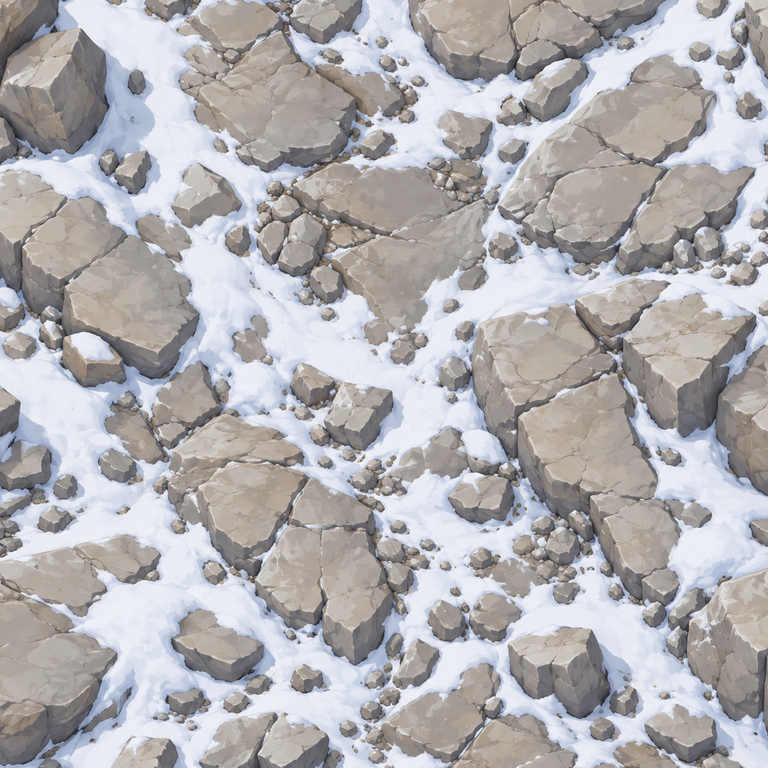
#> input picture assets/grounds/canyon_rock.png, 768 x 768 px, given in place of canyon_rock.png.png, which was not available
$ python frozen_seams.py ../assets/grounds/canyon_rock.png ../assets/grounds/capital_stone.png
#> lines starting #> are read from the running program, lines starting #| are printed output that depends on the picture; pictures that were not available may be replaced by others from this repository, and a replacement may not be noted
"""流氷の地面の「すき間の暗い海」を、凍った氷の色で埋める（白クマや人が海に落ちそうに見えないように）。

  python tools/frozen_seams.py port_ice port_frozen

assets/grounds/<元>.png → assets/grounds/<新>.png。そのあと python tools/optimize.py --grounds
"""
import sys
from pathlib import Path

import numpy as np
from PIL import Image, ImageFilter

ROOT = Path(__file__).resolve().parent.parent


def main() -> None:
    src, dst = sys.argv[1], sys.argv[2]
    im = Image.open(ROOT / "assets" / "grounds" / f"{src}.png").convert("RGB")
#> im is the input picture: PIL image 768x768 RGB; mean R, G, B 176.8, 174.9, 177.4
    a = np.asarray(im, dtype=np.float32)
    lum = a @ np.array([0.299, 0.587, 0.114], dtype=np.float32)
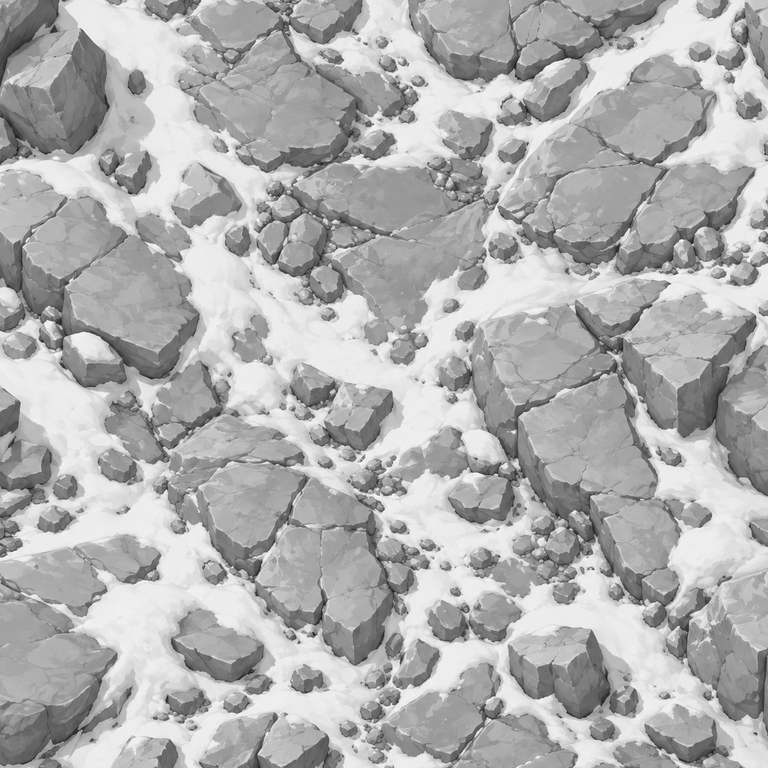
#> lum: shape (768, 768) float32; min 25.5, max 255, mean 175.8
    # 暗いほど強く、うす水色の氷に置きかえる（ふちはなめらかに）
    k = np.clip((175 - lum) / 90, 0, 1)
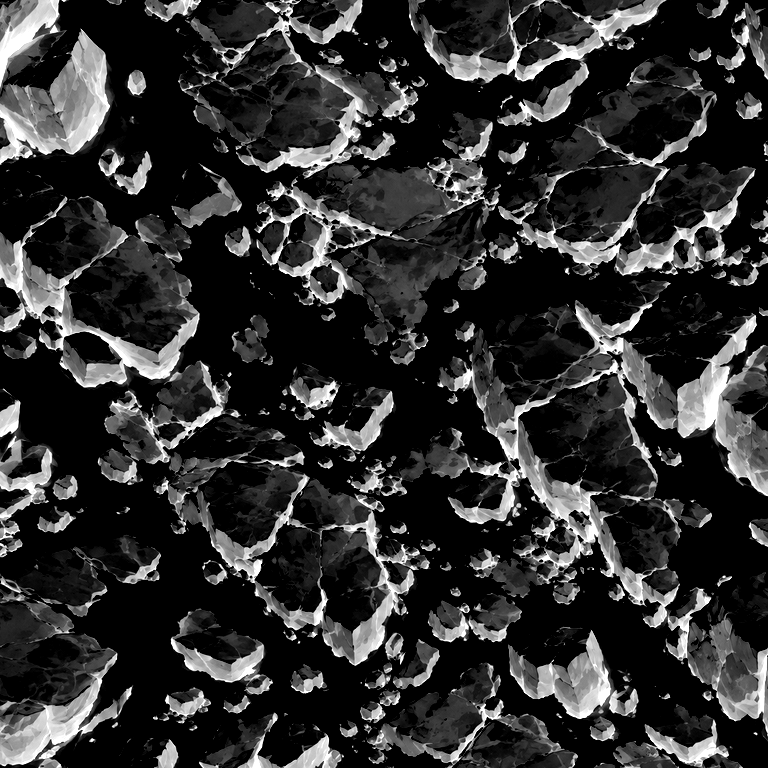
#> k: shape (768, 768) float32; min 0, max 1, mean 0.192
    k = np.asarray(Image.fromarray((k * 255).astype(np.uint8)).filter(ImageFilter.GaussianBlur(2)), dtype=np.float32)[..., None] / 255
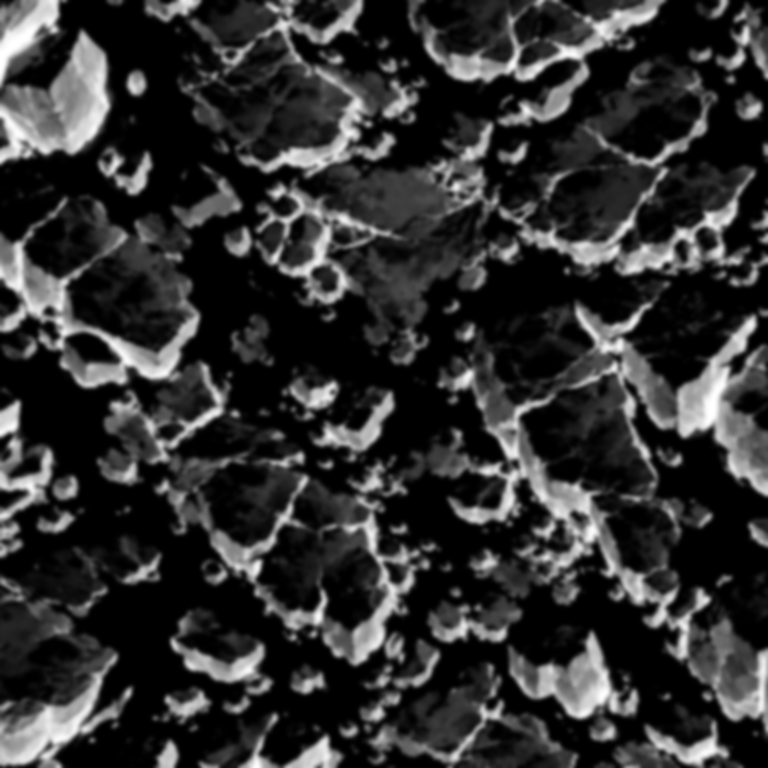
#> k: shape (768, 768, 1) float32; min 0, max 1, mean 0.191
    ice = np.array([192, 226, 244], dtype=np.float32)
    shade = (lum[..., None] / 175) * 0.25 + 0.75            # 元の明暗を少し残して、氷の割れ目に見せる
    out = a * (1 - k) + ice * shade * k
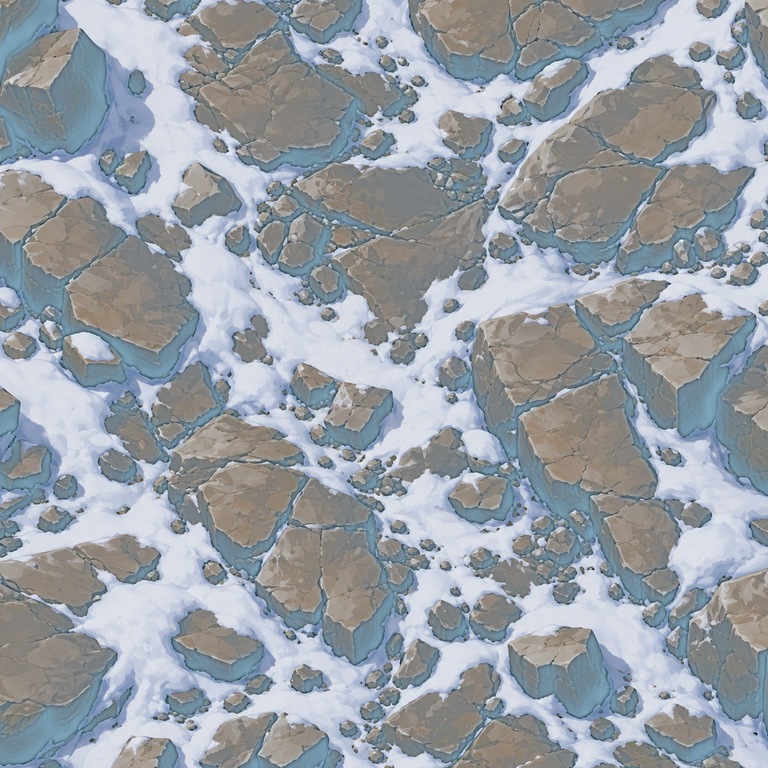
#> out: shape (768, 768, 3) float32; mean R, G, B 185.9, 190.9, 196.3; drawn with min black and max white
    Image.fromarray(np.clip(out, 0, 255).astype(np.uint8)).save(ROOT / "assets" / "grounds" / f"{dst}.png", optimize=True)
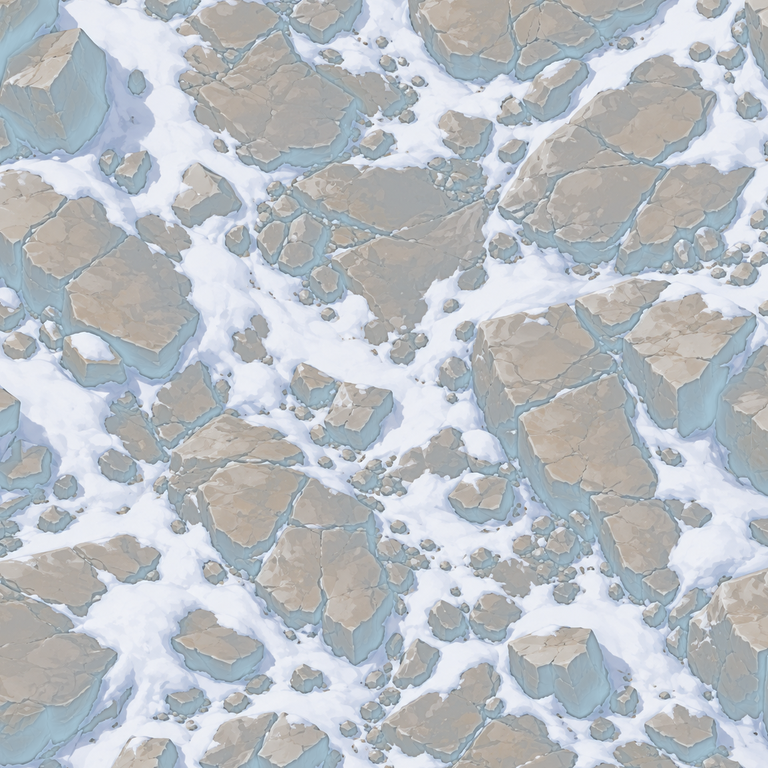
#> saved as capital_stone.png.png: PIL image 768x768 RGB; mean R, G, B 185.6, 190.5, 195.9
    print(dst)


if __name__ == "__main__":
    main()

$ run again, on assets/grounds/fort_brick.png
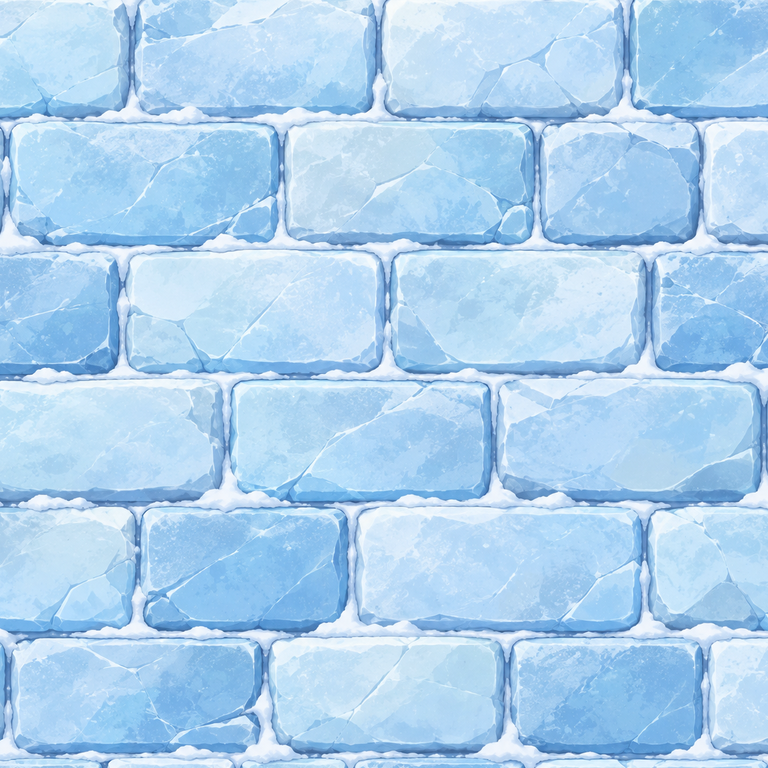
#> input picture assets/grounds/fort_brick.png, 768 x 768 px, given in place of fort_brick.png.png, which was not available
#> in main, im is the input picture: PIL image 768x768 RGB; mean R, G, B 173.5, 209.8, 239.6
#> in main, `out = a * (1 - k) + ice * shade * k`:
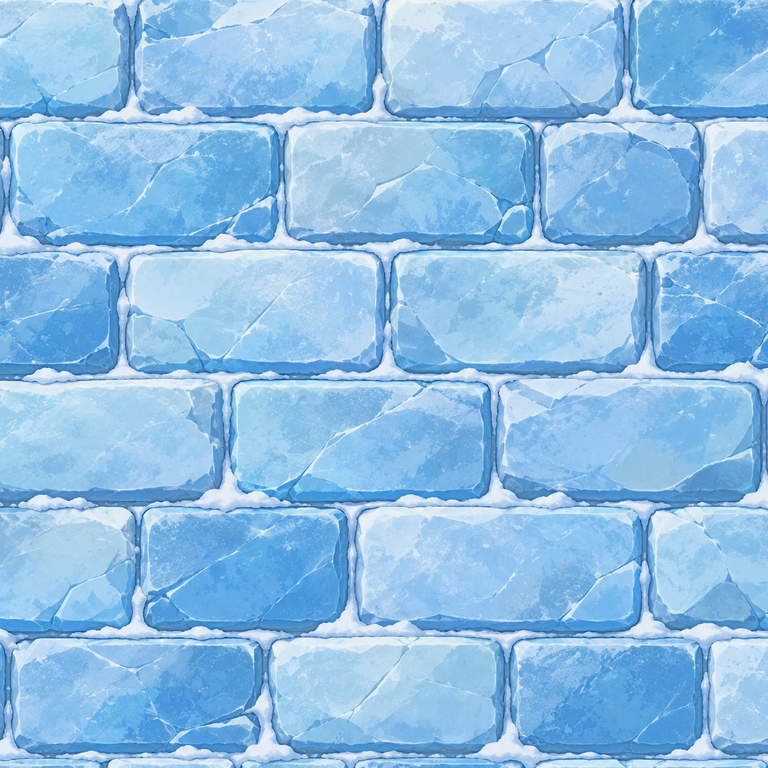
#> out: shape (768, 768, 3) float32; mean R, G, B 175.9, 211.8, 240.6; drawn with min black and max white
#> in main, `Image.fromarray(np.clip(out, 0, 255).astype(np.uint8)).save(ROOT / "as..`:
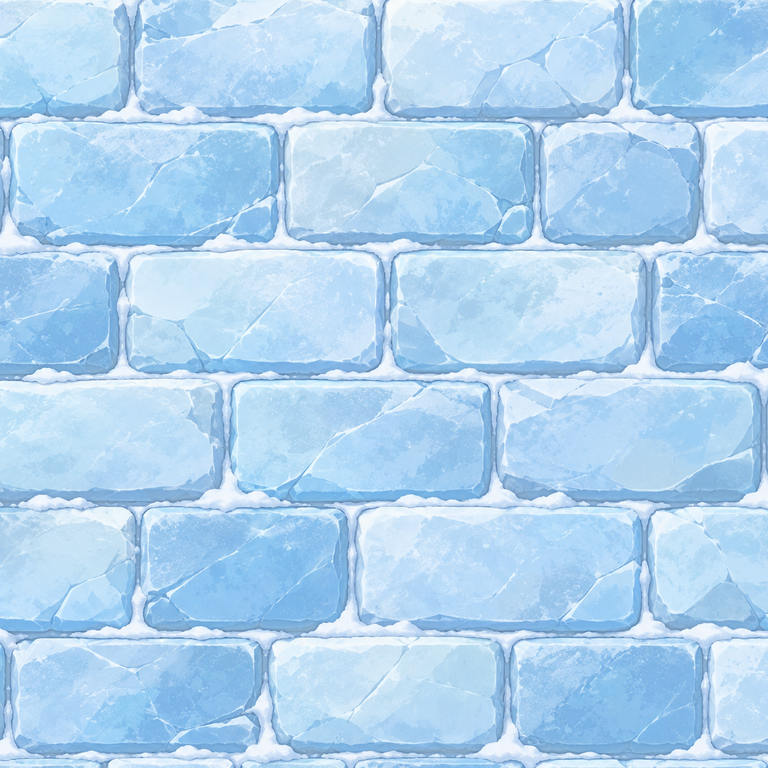
#> saved as fort_brick.png.png: PIL image 768x768 RGB; mean R, G, B 175.7, 211.6, 240.5

$ run again, on assets/grounds/glacier_ice.png
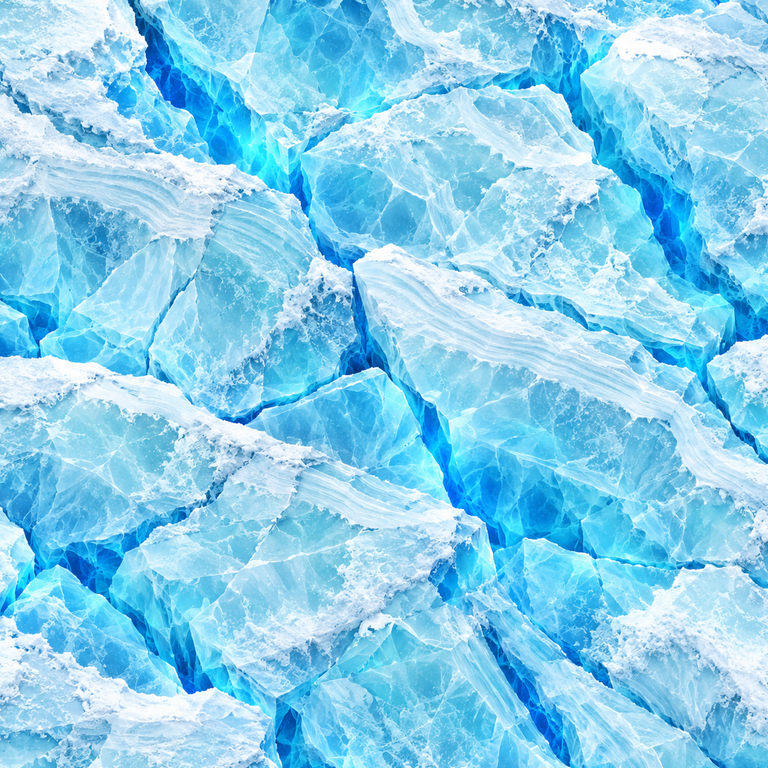
#> input picture assets/grounds/glacier_ice.png, 768 x 768 px, given in place of glacier_ice.png.png, which was not available
#> in main, im is the input picture: PIL image 768x768 RGB; mean R, G, B 135.4, 207, 238.1
#> in main, `k = np.asarray(Image.fromarray((k * 255).astype(np.uint8)).filter(Imag..`:
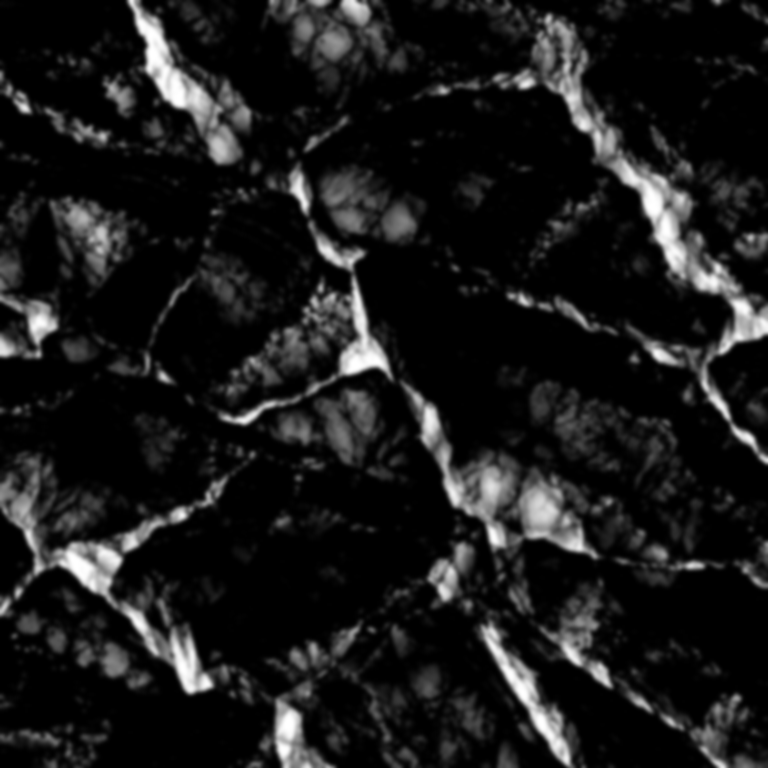
#> k: shape (768, 768, 1) float32; min 0, max 1, mean 0.103
#> in main, `out = a * (1 - k) + ice * shade * k`:
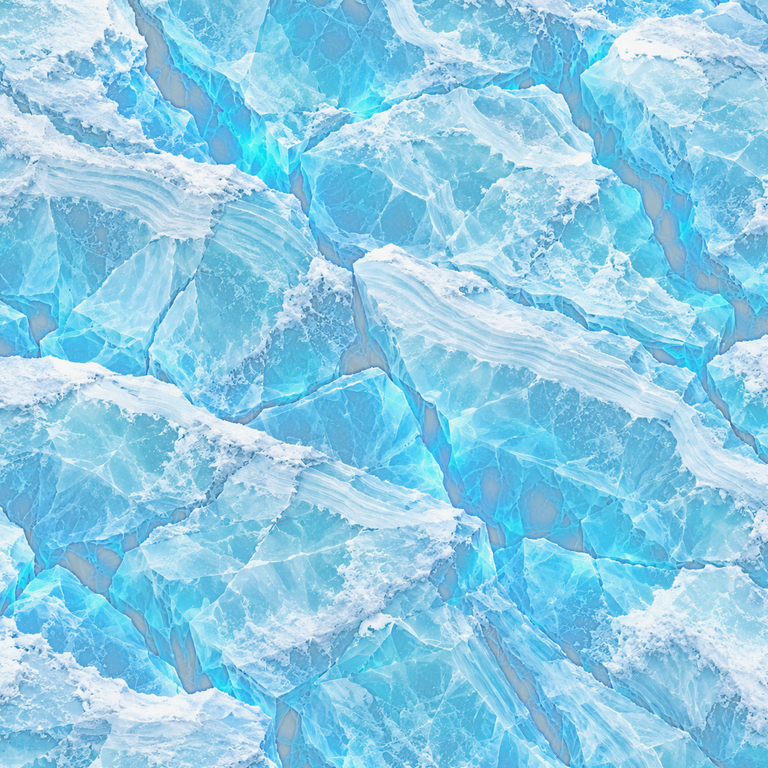
#> out: shape (768, 768, 3) float32; mean R, G, B 148.9, 212.5, 239.1; drawn with min black and max white

$ run again, on assets/grounds/lake_ice.png
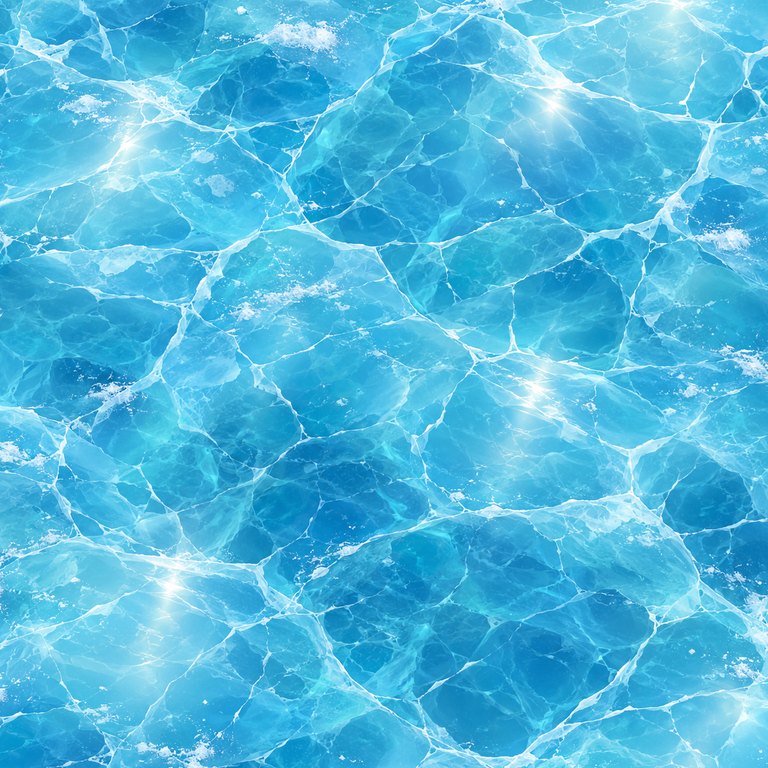
#> input picture assets/grounds/lake_ice.png, 768 x 768 px, given in place of lake_ice.png.png, which was not available
#> in main, im is the input picture: PIL image 768x768 RGB; mean R, G, B 80, 185.3, 223
#> in main, `shade = (lum[..., None] / 175) * 0.25 + 0.75`:
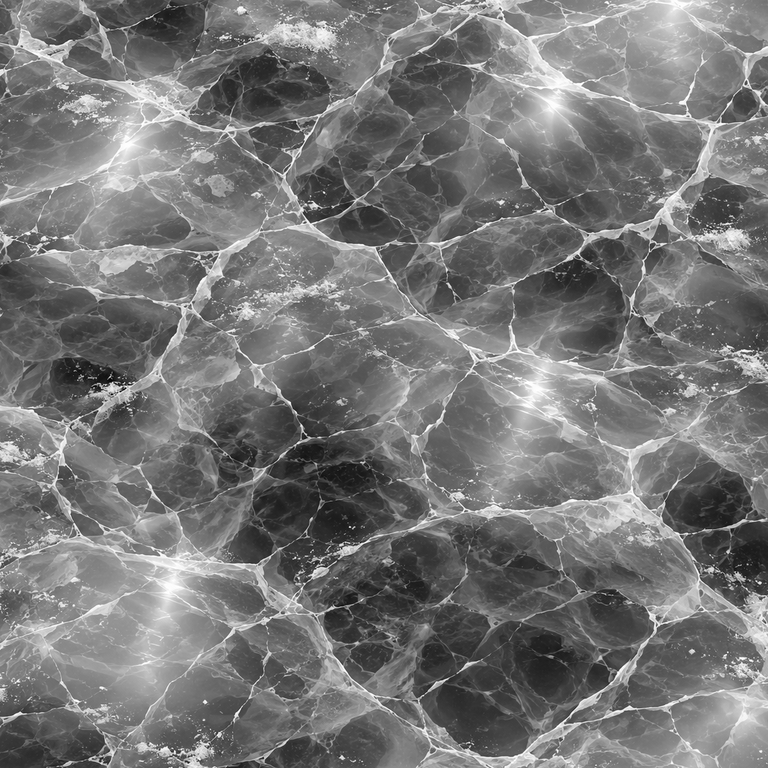
#> shade: shape (768, 768, 1) float32; min 0.855, max 1.11, mean 0.976; drawn with min black and max white
#> in main, `out = a * (1 - k) + ice * shade * k`:
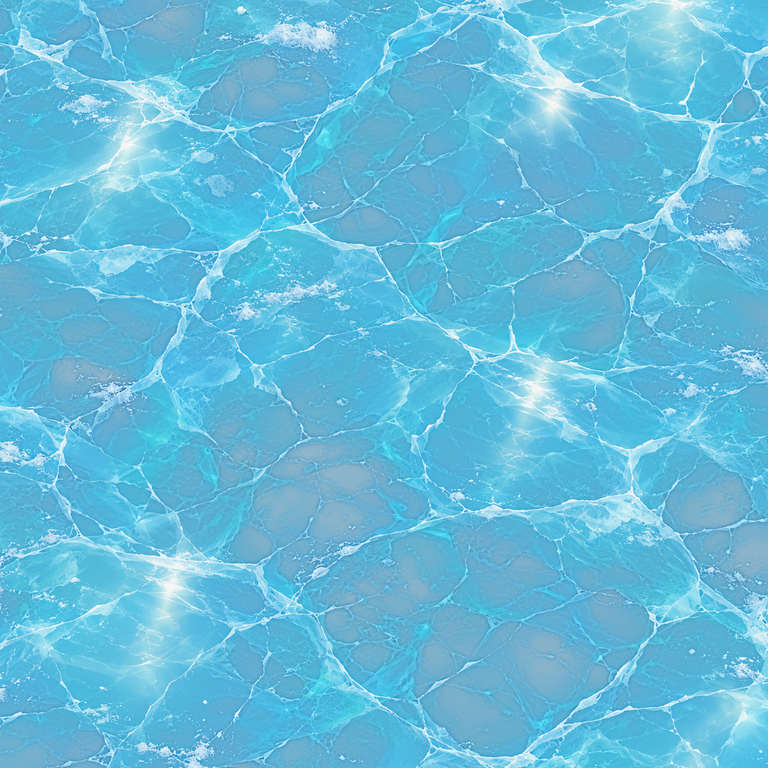
#> out: shape (768, 768, 3) float32; mean R, G, B 114.5, 197.8, 228; drawn with min black and max white
